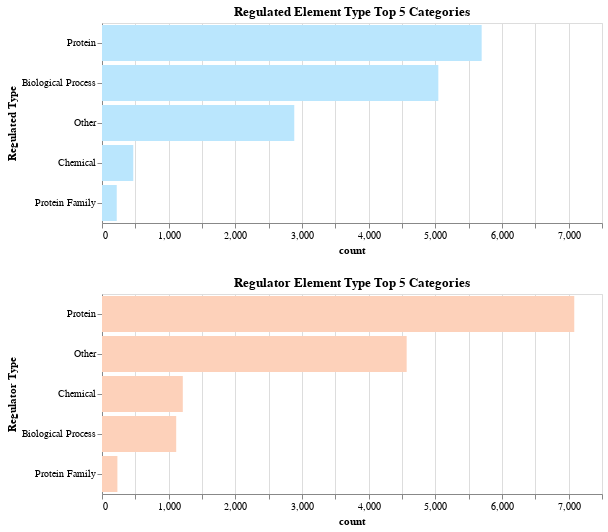

Write notebook code for a chart like this one.
### Markdown cell above
Here are regulated and regulator element type breakdown and their top 5 categories

### Code cell
topk_series = interaction_df["Regulated Type"].value_counts().iloc[:5]
topk_df = pd.DataFrame({"Regulated Type":topk_series.index, 'count':topk_series.values})

upper = alt.Chart(topk_df).mark_bar(color="#bae6fd").encode( 
    x = alt.X("count").scale(domain=[0, 7500]),
    y = alt.Y("Regulated Type", sort="-x")
).properties(
    width=500,
    height=200,
    title= "Regulated Element Type Top 5 Categories"
)

topk_series = interaction_df["Regulator Type"].value_counts().iloc[:5]
topk_df = pd.DataFrame({"Regulator Type":topk_series.index, 'count':topk_series.values})

lower = alt.Chart(topk_df).mark_bar(color="#fdd1ba").encode( 
    x = alt.X("count").scale(domain=[0, 7500]),
    y = alt.Y("Regulator Type", sort="-x")
).properties(
    width=500,
    height=200,
    title= "Regulator Element Type Top 5 Categories"
)

alt.vconcat(upper, lower)

### Figure 1 — Vega-Lite specification as saved in the notebook (floating-point values rounded to 4 significant figures)
{"config": {"view": {"continuousWidth": 300, "continuousHeight": 300}}, "vconcat": [{"data": {"name": "data-d447e99b894b44f80c0268a978532d3d"}, "mark": {"type": "bar", "color": "#bae6fd"}, "encoding": {"x": {"field": "count", "scale": {"domain": [0, 7500]}, "type": "quantitative"}, "y": {"field": "Regulated Type", "sort": "-x", "type": "nominal"}}, "height": 200, "title": "Regulated Element Type Top 5 Categories", "width": 500}, {"data": {"name": "data-dcfe6f09143ef05130cf88759088f40a"}, "mark": {"type": "bar", "color": "#fdd1ba"}, "encoding": {"x": {"field": "count", "scale": {"domain": [0, 7500]}, "type": "quantitative"}, "y": {"field": "Regulator Type", "sort": "-x", "type": "nominal"}}, "height": 200, "title": "Regulator Element Type Top 5 Categories", "width": 500}], "$schema": "https://vega.github.io/schema/vega-lite/v5.17.0.json", "datasets": {"data-d447e99b894b44f80c0268a978532d3d": [{"Regulated Type": "Protein", "count": 5695}, {"Regulated Type": "Biological Process", "count": 5045}, {"Regulated Type": "Other", "count": 2884}, {"Regulated Type": "Chemical", "count": 469}, {"Regulated Type": "Protein Family", "count": 221}], "data-dcfe6f09143ef05130cf88759088f40a": [{"Regulator Type": "Protein", "count": 7084}, {"Regulator Type": "Other", "count": 4570}, {"Regulator Type": "Chemical", "count": 1212}, {"Regulator Type": "Biological Process", "count": 1113}, {"Regulator Type": "Protein Family", "count": 231}]}}
